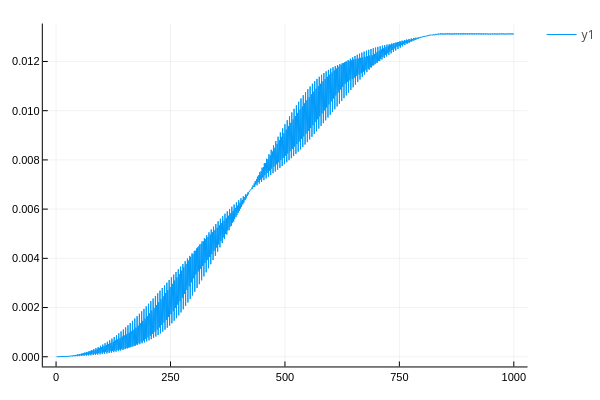

This figure's notebook cell:
### Code cell
plot(ΔΩ_soln)

### Figure 1 — Plotly figure (JSON) as saved in the notebook; plotly's stock layout.template omitted (floating-point values rounded to 4 significant figures; data arrays with more than 128 entries replaced by an {"elided": "..."} marker saying what was removed)
{"data": [{"colorbar": {"title": {"text": ""}}, "legendgroup": "y1", "line": {"color": "rgba(0, 154, 250, 1.000)", "dash": "solid", "shape": "linear", "width": 1}, "mode": "lines", "name": "y1", "showlegend": true, "type": "scatter", "x": {"elided": "1000 int values"}, "xaxis": "x", "y": {"elided": "1000 float values"}, "yaxis": "y", "zmax": null, "zmin": null}], "layout": {"annotations": [], "height": 400, "legend_position": {"bgcolor": "rgba(255, 255, 255, 1.000)", "bordercolor": "rgba(0, 0, 0, 1)", "borderwidth": 1, "font": {"color": "rgba(0, 0, 0, 1)", "family": "sans-serif", "size": 11}, "title": {"font": {"color": "rgba(0, 0, 0, 1)", "family": "sans-serif", "size": 15}, "text": ""}, "tracegroupgap": 0, "traceorder": "normal", "x": 1, "xanchor": "auto", "y": 1, "yanchor": "auto"}, "margin": {"b": 20, "l": 0, "r": 0, "t": 20}, "paper_bgcolor": "rgba(255, 255, 255, 1.000)", "plot_bgcolor": "rgba(255, 255, 255, 1.000)", "showlegend": true, "width": 600, "xaxis": {"anchor": "y", "domain": [0.08064, 0.9934], "gridcolor": "rgba(0, 0, 0, 0.1)", "gridwidth": 0.5, "linecolor": "rgba(0, 0, 0, 1)", "mirror": false, "range": [-28.97, 1030.0], "showgrid": true, "showline": true, "showticklabels": true, "tickangle": 0, "tickcolor": "rgb(0, 0, 0)", "tickfont": {"color": "rgba(0, 0, 0, 1)", "family": "sans-serif", "size": 11}, "tickmode": "array", "ticks": "inside", "ticktext": ["0", "250", "500", "750", "1000"], "tickvals": [0, 250, 500, 750, 1000], "title": {"font": {"color": "rgba(0, 0, 0, 1)", "family": "sans-serif", "size": 15}, "text": ""}, "type": "linear", "visible": true, "zeroline": false, "zerolinecolor": "rgba(0, 0, 0, 1)"}, "yaxis": {"anchor": "x", "domain": [0.03762, 0.9902], "gridcolor": "rgba(0, 0, 0, 0.1)", "gridwidth": 0.5, "linecolor": "rgba(0, 0, 0, 1)", "mirror": false, "range": [-0.0003944, 0.01354], "showgrid": true, "showline": true, "showticklabels": true, "tickangle": 0, "tickcolor": "rgb(0, 0, 0)", "tickfont": {"color": "rgba(0, 0, 0, 1)", "family": "sans-serif", "size": 11}, "tickmode": "array", "ticks": "inside", "ticktext": ["0.000", "0.002", "0.004", "0.006", "0.008", "0.010", "0.012"], "tickvals": [0, 0.002, 0.004, 0.006, 0.008, 0.01, 0.012], "title": {"font": {"color": "rgba(0, 0, 0, 1)", "family": "sans-serif", "size": 15}, "text": ""}, "type": "linear", "visible": true, "zeroline": false, "zerolinecolor": "rgba(0, 0, 0, 1)"}}}
